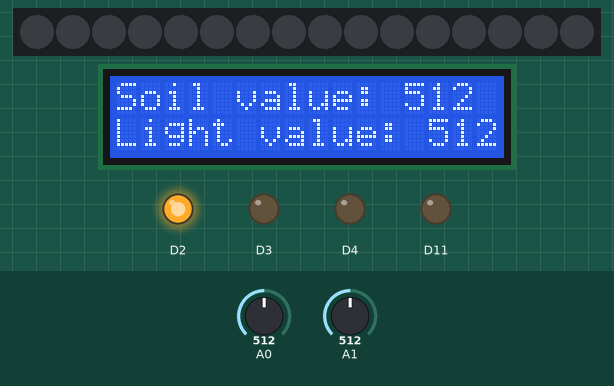
The program below on a simulated Arduino Uno R4 WiFi. Parts: 16 RGB LEDs in strip order, left to right, 16×2 character LCD, output pins drawn as LEDs (lit = HIGH). Inputs (shaded band) come from the test bench; at power-on: A1 = 512, A0 = 512. Dim RGB values are drawn brighter than linear.

Above: at 1.2 s.
1.3 s: A1 set to 44
At 3.1 s:
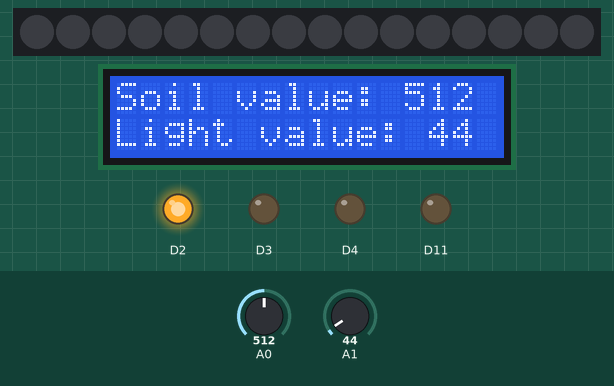
4.0 s: A1 set to 35
At 4.8 s:
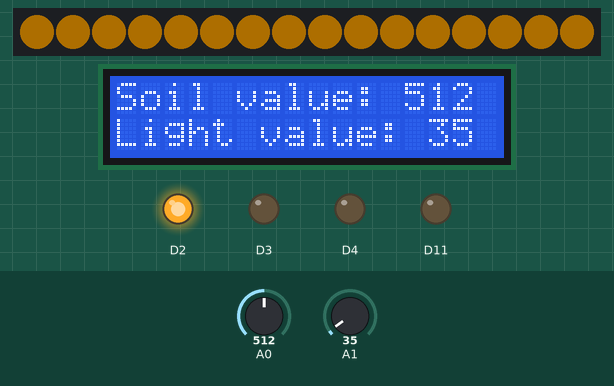
6.7 s: A0 set to 464
At 9.2 s:
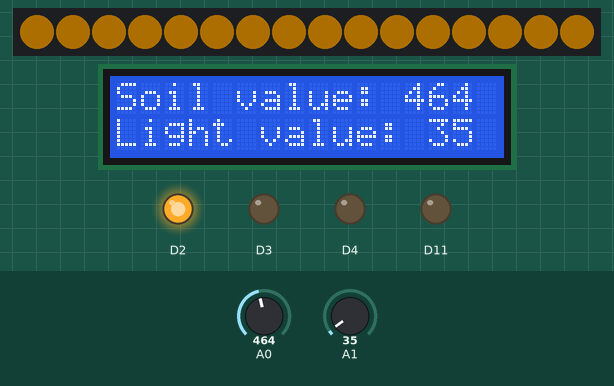
9.5 s: A0 set to 435
At 11.2 s:
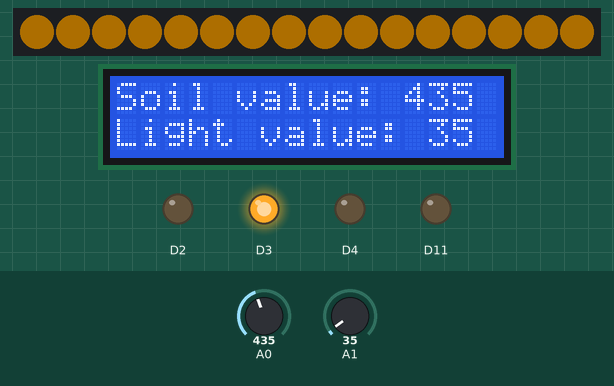
12.2 s: A0 set to 960
At 14.7 s:
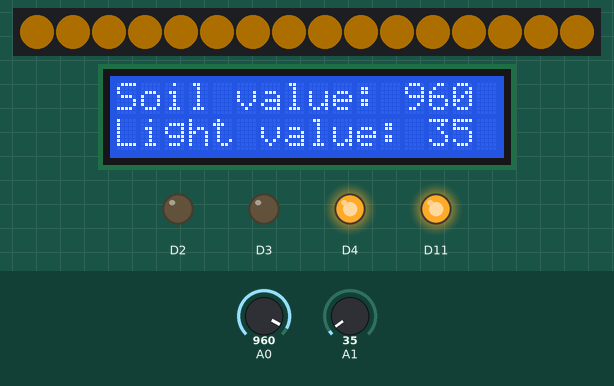
15.6 s: A1 set to 122
At 19.2 s:
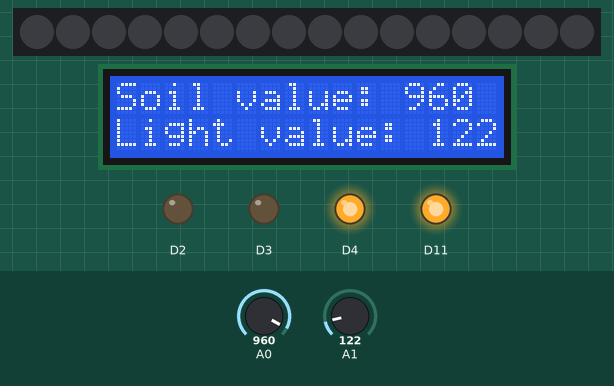
Timing chart, 0 to 20.6 s (numbered marks = the images above; inputs shaded):
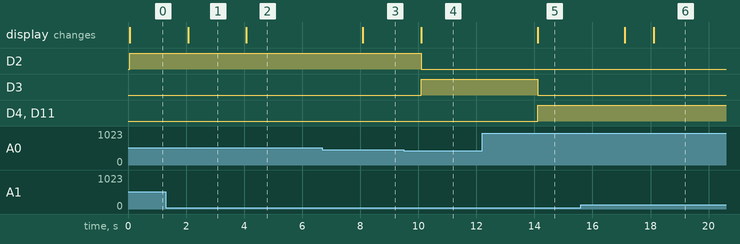

The program:

main.cpp
```cpp
#include <Arduino.h>
#include "Controller/SmartGardenController.h"

SmartGardenController garden(A0, A1, 11, 2, 3, 4, 5, 16, 6, 7, 8, 9, 10, 12);

void setup()
{
  garden.begin();
}

void loop()
{
  garden.update();
  delay(1000);
}
```

WaterPump.h
```cpp
#ifndef WaterPump_h
#define WaterPump_h

#include <Arduino.h>

class WaterPump
{
public:
    WaterPump(int pin);
    void setSpeed(bool state);
    int pin;
};

#endif
```

SmartGardenController.h
```cpp
#ifndef SmartGardenController_h
#define SmartGardenController_h

#include "Sensors/SoilSensor.h"
#include "Sensors/LightSensor.h"
#include "Actuators/WaterPump.h"
#include "LEDController/LEDController.h"
#include "Display/Display.h"

class SmartGardenController
{
private:
    SoilSensor soilSensor;
    LightSensor lightSensor;
    WaterPump waterPump;
    LEDController ledController;
    Display display;

public:
    SmartGardenController(int soilPin, int lightPin, int waterPin, int rPin, int gPin, int bPin, int ledPin, int ledCount, int rs, int en, int d4, int d5, int d6, int d7);
    void begin();
    void update();
};

#endif
```

Display.h
```cpp
#ifndef Display_h
#define Display_h

#include <Arduino.h>
#include <LiquidCrystal.h>
/**
 * @class Display
 * @brief Handles the LCD display for showing sensor values.
 *
 * This class is responsible for initializing and updating the LCD display
 * with the soil moisture and light sensor values.
 */
class Display
{
private:
    LiquidCrystal lcd;

public:
    Display(int rs, int en, int d4, int d5, int d6, int d7);
    void begin();
    void showValues(int soilValue, int lightValue);
};

#endif
```

LEDController.h
```cpp
#ifndef LEDController_h
#define LEDController_h

#include <Arduino.h>
#include <Adafruit_NeoPixel.h>

class LEDController
{
private:
    int rPin;
    int gPin;
    int bPin;
    Adafruit_NeoPixel strip;
    int ledCount;

public:
    LEDController(int rPin, int gPin, int bPin, int ledPin, int ledCount);
    void begin();
    void setRGBColor(int red, int green, int blue);
    void setNeopixelColor(int red, int green, int blue);
};

#endif
```

LightSensor.h
```cpp
#ifndef LightSensor_h
#define LightSensor_h

#include <Arduino.h>

class LightSensor
{
public:
    LightSensor(int pin);
    int read();
    int pin;
};

#endif
```

SoilSensor.h
```cpp
#ifndef SoilSensor_h
#define SoilSensor_h

#include <Arduino.h>

class SoilSensor
{
public:
    SoilSensor(int pin);
    int read();
    int pin;
};

#endif
```

WaterPump.cpp
```cpp
#include "Actuators/WaterPump.h"

WaterPump::WaterPump(int pin) : pin(pin) {}

/**
 * @brief Sets the speed of the water pump by controlling its state.
 *
 * This function sets the state of the water pump to either HIGH or LOW
 * based on the provided boolean value. A HIGH state typically turns the
 * pump on, while a LOW state turns it off. The function uses the
 * digitalWrite function to control the pin connected to the pump.
 * If we had a MOSFET instead of a relay, we would use analogWrite to control
 * the speed of the pump.
 *
 * @param state A boolean value representing the desired state of the pump:
 *              - `true` to turn the pump on (HIGH state).
 *              - `false` to turn the pump off (LOW state).
 */
void WaterPump::setSpeed(bool state)
{
    digitalWrite(pin, state ? HIGH : LOW);
}
```

SmartGardenController.cpp
```cpp
#include "Controller/SmartGardenController.h"

/**
 * @brief Constructor for the SmartGardenController class.
 *
 * @param soilPin Pin connected to the soil moisture sensor.
 * @param lightPin Pin connected to the light sensor.
 * @param waterPin Pin connected to the water pump.
 * @param rPin Red pin for the RGB LED.
 * @param gPin Green pin for the RGB LED.
 * @param bPin Blue pin for the RGB LED.
 * @param ledPin Pin connected to the NeoPixel LED strip.
 * @param ledCount Number of LEDs in the NeoPixel strip.
 * @param rs Register select pin for the LCD display.
 * @param en Enable pin for the LCD display.
 * @param d4 Data pin 4 for the LCD display.
 * @param d5 Data pin 5 for the LCD display.
 * @param d6 Data pin 6 for the LCD display.
 * @param d7 Data pin 7 for the LCD display.
 */
SmartGardenController::SmartGardenController(int soilPin, int lightPin, int waterPin, int rPin, int gPin, int bPin, int ledPin, int ledCount, int rs, int en, int d4, int d5, int d6, int d7)
    : soilSensor(soilPin), lightSensor(lightPin), waterPump(waterPin), ledController(rPin, gPin, bPin, ledPin, ledCount), display(rs, en, d4, d5, d6, d7) {}

/**
 * @brief Initializes the SmartGardenController components.
 *
 * Sets up pin modes, initializes the LED controller, LCD display, and serial communication.
 */
void SmartGardenController::begin()
{
    // Configure sensor and pump pins
    pinMode(soilSensor.pin, INPUT);
    pinMode(lightSensor.pin, INPUT);
    pinMode(waterPump.pin, OUTPUT);

    // Initialize LED controller and LCD display
    ledController.begin();
    display.begin();

    // Start serial communication
    Serial.begin(9600);
}

/**
 * @brief Updates the system by reading sensor values and controlling components.
 *
 * Reads soil moisture and light sensor values, updates the LCD display, controls the water pump,
 * and adjusts LED colors based on sensor readings.
 */
void SmartGardenController::update()
{
    // Read sensor values
    int soilVal = soilSensor.read();
    int lightVal = lightSensor.read();

    // Display sensor values on the LCD
    display.showValues(soilVal, lightVal);

    // Control water pump and RGB LED based on soil moisture level
    if (soilVal > 950) // Very dry soil
    {
        waterPump.setSpeed(true);             // Turn on water pump
        ledController.setRGBColor(0, 0, 255); // Set RGB LED to blue
        delay(1000);                          // Wait for 1 second
    }
    else if (soilVal >= 450) // Moderate soil moisture
    {
        waterPump.setSpeed(false);            // Turn off water pump
        ledController.setRGBColor(255, 0, 0); // Set RGB LED to red
    }
    else // Sufficient soil moisture
    {
        waterPump.setSpeed(false);            // Turn off water pump
        ledController.setRGBColor(0, 255, 0); // Set RGB LED to green
    }

    // Control NeoPixel LED based on light level
    if (lightVal < 40) // Low light condition
    {
        ledController.setNeopixelColor(255, 165, 0); // Set NeoPixel to orange
    }
    else // Sufficient light
    {
        ledController.setNeopixelColor(0, 0, 0); // Turn off NeoPixel
    }

    // Delay to prevent rapid updates
    delay(1000);
}
```

Display.cpp
```cpp
#include "Display/Display.h"

/**
 * @brief Constructor for the Display class.
 *
 * @param rs Register select pin for the LCD.
 * @param en Enable pin for the LCD.
 * @param d4 Data pin 4 for the LCD.
 * @param d5 Data pin 5 for the LCD.
 * @param d6 Data pin 6 for the LCD.
 * @param d7 Data pin 7 for the LCD.
 */
Display::Display(int rs, int en, int d4, int d5, int d6, int d7)
    : lcd(rs, en, d4, d5, d6, d7) {}

/**
 * @brief Initializes the LCD display.
 *
 * This method sets up the LCD display with a 16x2 character configuration.
 */
void Display::begin()
{
    lcd.begin(16, 2); // Initialize the LCD with 16 columns and 2 rows.
}

/**
 * @brief Updates the LCD display with sensor values.
 *
 * This method displays the soil moisture and light sensor values on the LCD.
 *
 * @param soilValue The current soil moisture value.
 * @param lightValue The current light intensity value.
 */
void Display::showValues(int soilValue, int lightValue)
{
    // Display soil moisture value on the first row.
    lcd.setCursor(0, 0);       // Set cursor to the beginning of the first row.
    lcd.print("Soil value: "); // Print label for soil value.
    lcd.print("    ");         // Clear any previous value.
    lcd.setCursor(12, 0);      // Move cursor to the position for the value.
    lcd.print(soilValue);      // Print the soil moisture value.

    // Display light intensity value on the second row.
    lcd.setCursor(0, 1);        // Set cursor to the beginning of the second row.
    lcd.print("Light value: "); // Print label for light value.
    lcd.print("    ");          // Clear any previous value.
    lcd.setCursor(13, 1);       // Move cursor to the position for the value.
    lcd.print(lightValue);      // Print the light intensity value.
}
```

LEDController.cpp
```cpp
#include "LEDController/LEDController.h"

/**
 * @class LEDController
 * @brief A class to control RGB LEDs and Neopixel strips.
 *
 * This class provides methods to control both analog RGB LEDs and Neopixel LED strips.
 */

/**
 * @brief Constructor for the LEDController class.
 *
 * @param rPin The pin connected to the red channel of the RGB LED.
 * @param gPin The pin connected to the green channel of the RGB LED.
 * @param bPin The pin connected to the blue channel of the RGB LED.
 * @param ledPin The pin connected to the Neopixel strip.
 * @param ledCount The number of LEDs in the Neopixel strip.
 */
LEDController::LEDController(int rPin, int gPin, int bPin, int ledPin, int ledCount)
    : rPin(rPin), gPin(gPin), bPin(bPin), strip(ledCount, ledPin, NEO_GRB + NEO_KHZ800), ledCount(ledCount) {}

/**
 * @brief Initializes the Neopixel strip.
 *
 * This method sets up the Neopixel strip, initializes its brightness, and clears any previous colors.
 */
void LEDController::begin()
{
    strip.begin();               // Initialize the Neopixel strip.
    strip.setBrightness(50);     // Set the brightness to 50%.
    strip.show();                // Clear the strip by showing no color.
}

/**
 * @brief Sets the color of an analog RGB LED.
 *
 * @param red The intensity of the red channel (0-255).
 * @param green The intensity of the green channel (0-255).
 * @param blue The intensity of the blue channel (0-255).
 */
void LEDController::setRGBColor(int red, int green, int blue)
{
    analogWrite(rPin, red);      // Set the red channel intensity.
    analogWrite(gPin, green);    // Set the green channel intensity.
    analogWrite(bPin, blue);     // Set the blue channel intensity.
}

/**
 * @brief Sets the color of all LEDs in the Neopixel strip.
 *
 * @param red The intensity of the red channel (0-255).
 * @param green The intensity of the green channel (0-255).
 * @param blue The intensity of the blue channel (0-255).
 */
void LEDController::setNeopixelColor(int red, int green, int blue)
{
    for (int i = 0; i < ledCount; i++) // Loop through all LEDs in the strip.
    {
        strip.setPixelColor(i, strip.Color(red, green, blue)); // Set the color for each LED.
    }
    strip.show(); // Update the strip to display the new colors.
}
```

LightSensor.cpp
```cpp
#include "Sensors/LightSensor.h"

LightSensor::LightSensor(int pin) : pin(pin) {}

/**
 * @brief Reads the current value from the light sensor.
 *
 * This function reads the analog value from the pin connected to the light sensor.
 * The value returned is typically in the range of 0 to 1023, representing the
 * intensity of the light detected by the sensor.
 *
 * @return int The analog value read from the light sensor.
 */
int LightSensor::read()
{
    return analogRead(pin);
}
```

SoilSensor.cpp
```cpp
#include "Sensors/SoilSensor.h"
#include <Arduino.h>

SoilSensor::SoilSensor(int pin) : pin(pin) {}

/**
 * @brief Reads the current value from the soil sensor.
 *
 * This function reads the analog value from the pin connected to the soil sensor.
 * The value returned is typically in the range of 0 to 1023, representing the
 * moisture level detected by the sensor.
 *
 * @return int The analog value read from the soil sensor.
 */
int SoilSensor::read()
{
    return analogRead(pin);
}
```

Measured:
- the behaviour switches between 40 and 39 on A1 (found by bisection; images 1 and 2)
- the behaviour switches between 450 and 449 on A0 (found by bisection; images 3 and 4)
- after the input at 1.3 s, the display: changes after 0.77 s (image 1)
- after the input at 4.0 s, the display: changes after 0.08 s (image 2)
- after the input at 6.7 s, the display: changes after 1.4 s (image 3)
- after the input at 9.5 s, D2: HIGH → LOW after 0.60 s; D3: LOW → HIGH after 0.60 s; the display: changes after 0.60 s (image 4)
- after the input at 12.2 s, D3: HIGH → LOW after 1.9 s; D4, D11: LOW → HIGH after 1.9 s; the display: changes after 1.9 s (image 5)
- after the input at 15.6 s, the display: first changes after 1.5 s (image 6 shows a later state)
